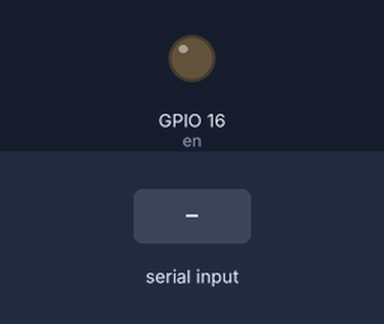
The program below on a simulated ESP32 board running MicroPython. On the bench: output pins drawn as LEDs (lit = HIGH). The inputs (shaded band) are chosen by the test bench. What the program prints to the serial console is not drawn.

Above: at 1.2 s.
1.3 s: "1" typed at the serial console, then Enter
Timing chart, 0 to 4.3 s (numbered marks = the images above; inputs shaded):
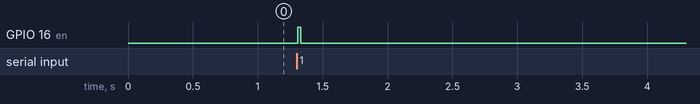

Measured:
- after the input at 1.3 s, GPIO 16 (en): LOW → HIGH at once, → LOW 0.02 s later

The program:

rs485_chat_s3.py
```python
"""ESP32-S3 USB-console to RS485 chat bridge.

Run as main.py on the S3. Type a line in the S3 serial terminal and it is
sent to the XIAO ESP32-C3. Lines from the C3 are printed locally.
"""

from machine import Pin, UART
import sys
import time
import uselect


TX_PIN = 17
RX_PIN = 18
EN_PIN = 16
BAUDRATE = 9600

uart = UART(1, baudrate=BAUDRATE, bits=8, parity=None, stop=1,
            tx=Pin(TX_PIN), rx=Pin(RX_PIN))
en = Pin(EN_PIN, Pin.OUT, value=0)
rx_buffer = b""


def send_line(text):
    en.value(1)
    time.sleep_us(100)
    uart.write(("S3|" + text + "\n").encode())
    uart.flush()
    time.sleep_ms(20)
    en.value(0)


def receive_lines():
    global rx_buffer
    data = uart.read()
    if not data:
        return

    rx_buffer += data
    while b"\n" in rx_buffer:
        raw, rx_buffer = rx_buffer.split(b"\n", 1)
        try:
            line = raw.decode("utf-8").strip()
        except UnicodeError:
            print("[RS485 INVALID BYTES]", raw)
            continue
        if line:
            print("[REMOTE]", line)


print("S3 RS485 CHAT READY")
print("Type a line and press Enter.")

console = uselect.poll()
console.register(sys.stdin, uselect.POLLIN)

while True:
    receive_lines()

    if console.poll(0):
        text = sys.stdin.readline()
        if text:
            text = text.strip()
            if text:
                send_line(text)
                print("[LOCAL]", text)

    time.sleep_ms(10)
```
